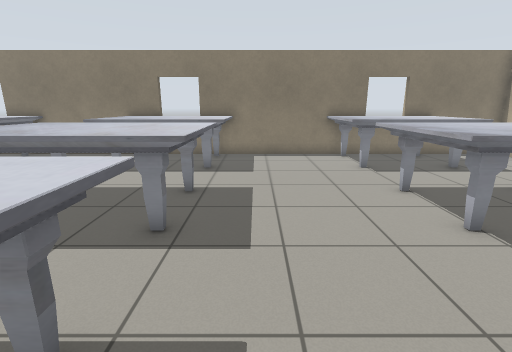
[1] (above)

20 first-person views from a walk through a robot-simulator world made for Gazebo. The camera is 1.2 m above the floor, tilts 14° down and sees 85° across. The floor is counted in squares, 0.5 m on a side. Each view is taken from the middle of a square. On the plan, view 1 faces up. The plan holds only what a view shows up to about 18 squares ahead; the rest is blank. Robots are left out.

[2]
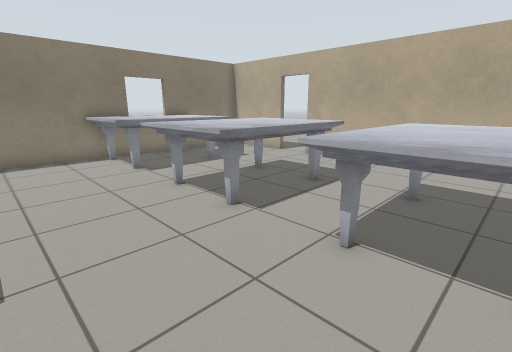

[3]
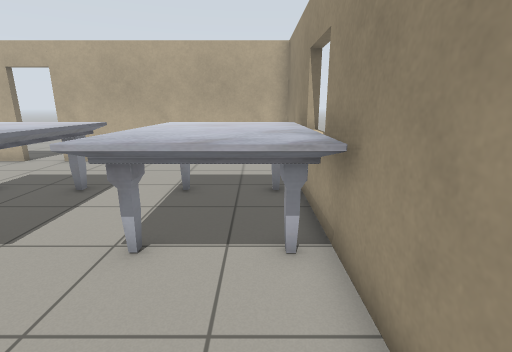

[4]
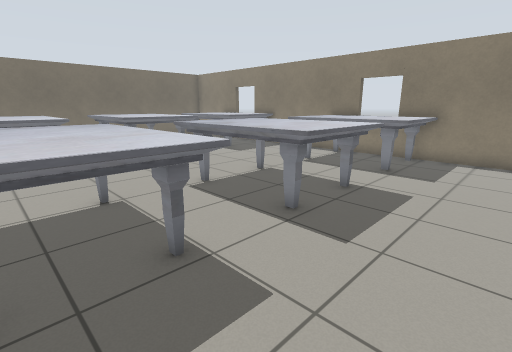

[5]
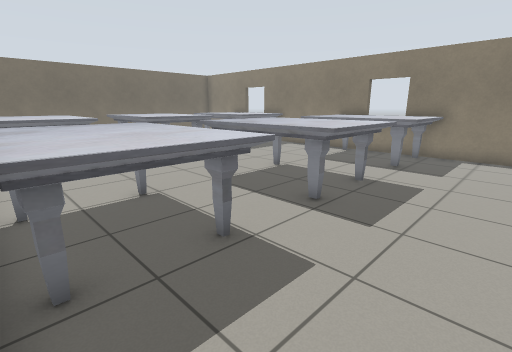

[6]
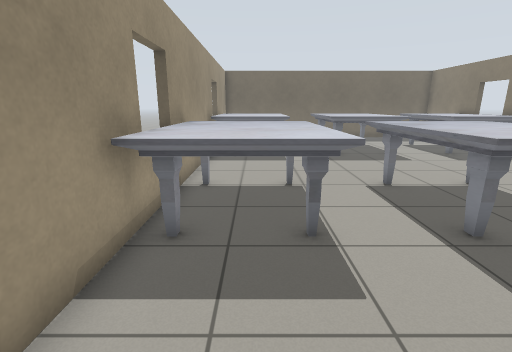

[7]
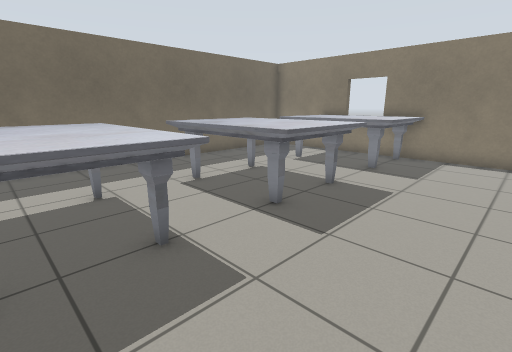

[8]
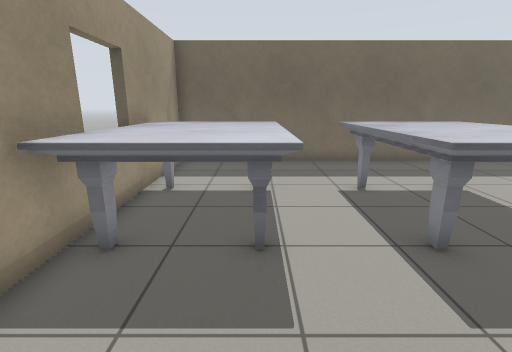

[9]
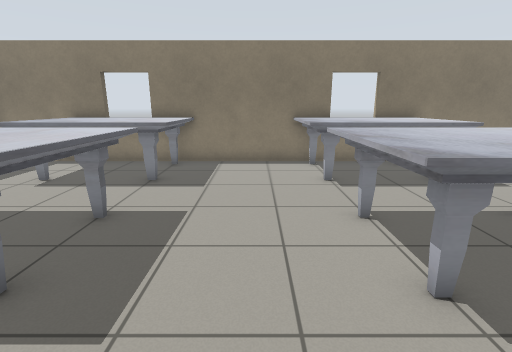

[10]
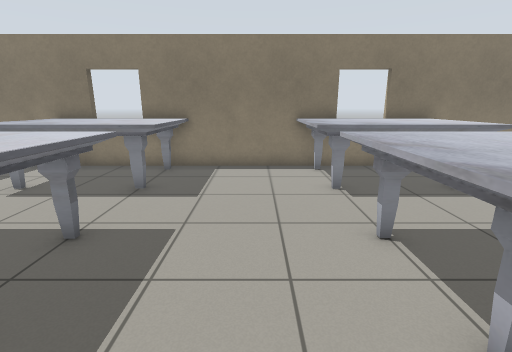

[11]
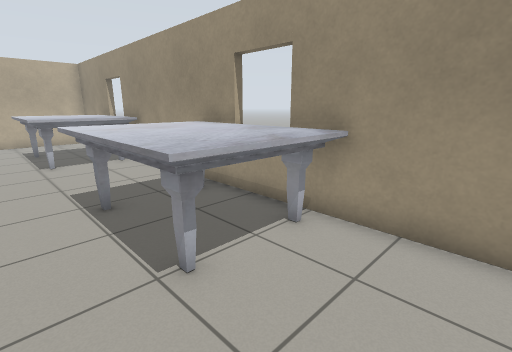

[12]
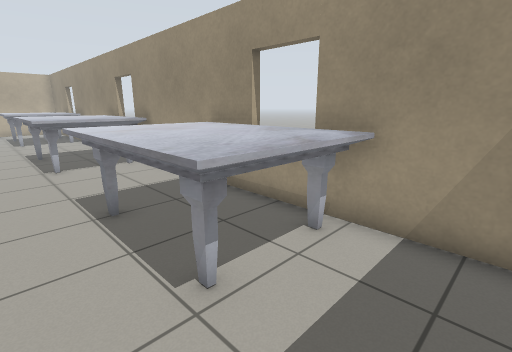

[13]
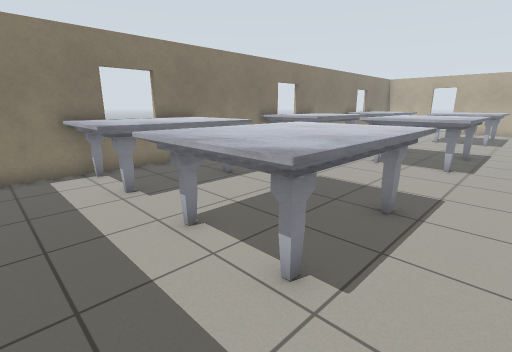

[14]
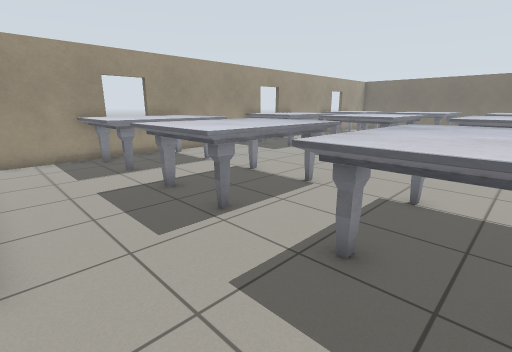

[15]
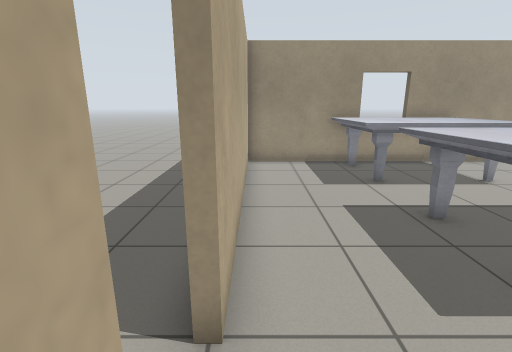

[16]
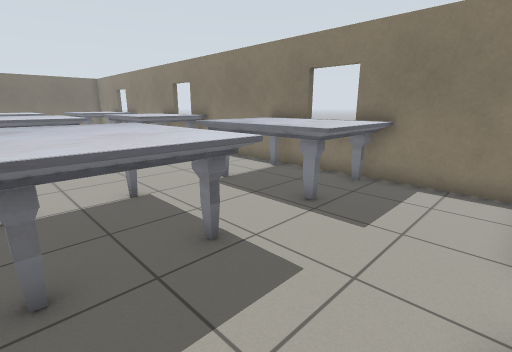

[17]
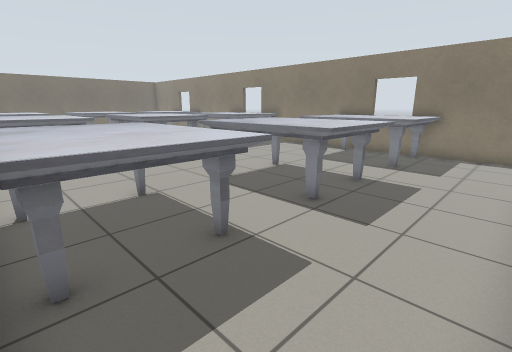

[18]
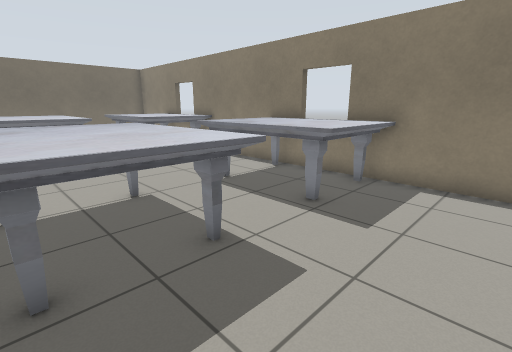

[19]
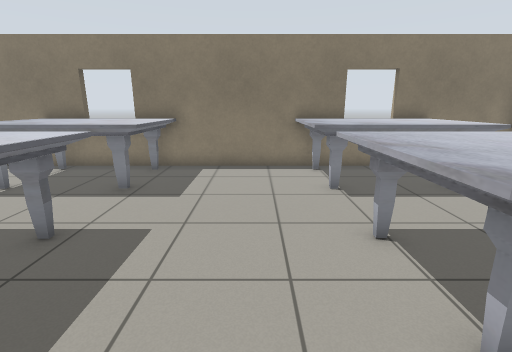

[20]
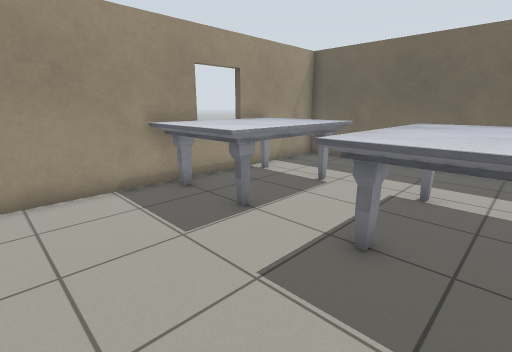

### Floor plan
Points are (right, up) in squares from view 1. A wall is a line through its corners. A room is listed if a view was taken in it or the views show most of it. See-through windows are left out.
Room 1 (views 1, 2, 3, 4, 5, 6, 7, 8, 9, 10, 11, 12, 13, 14, 15, 16, 17, 18, 19, 20)
walls: (-0.4, -1.4) (3.4, -1.4); (-6.4, 14.4) (-10.6, 14.4); (-10.4, -1.4) (-6.6, -1.4); (3.6, 14.4) (-0.6, 14.4); (9.6, -1.4) (12.3, -1.4) (12.3, 8.6); (-16.4, 14.4) (-19.3, 14.4) (-19.3, -1.4) (-16.6, -1.4); (12.3, 10.4) (12.3, 14.4) (9.4, 14.4)
ways out: open door at (12.5, 9.5)
objects: marble table (-16, -1) to (-11, 2); marble table (-16, 5) to (-11, 8); marble table (-16, 11) to (-11, 14); marble table (-6, -1) to (-1, 2); marble table (-6, 5) to (-1, 8); marble table (-6, 11) to (-1, 14); marble table (4, -1) to (9, 2); marble table (4, 5) to (9, 8); marble table (4, 11) to (9, 14)

Where each view was taken, in squares from view 1:
view 1: 0 up, 0 right, facing up
view 2: 0 up, 0 right, facing up-right
view 3: 0 up, 0 right, facing right
view 4: 0 up, 2 right, facing up-left
view 5: 1 down, 2 right, facing up-left
view 6: 1 up, 3 right, facing left
view 7: 0 up, 7 left, facing up-left
view 8: 2 up, 7 left, facing left
view 9: 2 up, 8 left, facing up
view 10: 3 up, 8 left, facing up
view 11: 4 up, 9 left, facing down-right
view 12: 4 up, 18 left, facing down-right
view 13: 3 up, 18 left, facing up-right
view 14: 13 up, 12 right, facing down-left
view 15: 11 up, 12 right, facing down
view 16: 5 up, 12 right, facing up-left
view 17: 1 down, 12 right, facing up-left
view 18: 5 up, 2 right, facing up-left
view 19: 3 up, 2 right, facing up
view 20: 7 up, 7 left, facing down-left
